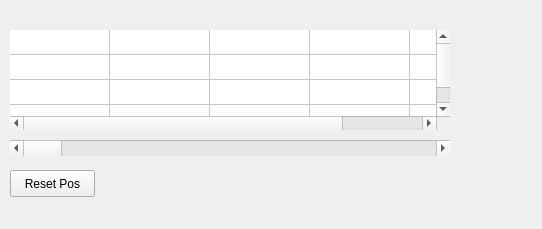
<?xml version="1.0" encoding="UTF-8"?>
<ui version="4.0">
 <class>HujoonGUIWidget</class>
 <widget class="QWidget" name="HujoonGUIWidget">
  <property name="geometry">
   <rect>
    <x>0</x>
    <y>0</y>
    <width>542</width>
    <height>229</height>
   </rect>
  </property>
  <property name="sizePolicy">
   <sizepolicy hsizetype="Minimum" vsizetype="Minimum">
    <horstretch>0</horstretch>
    <verstretch>0</verstretch>
   </sizepolicy>
  </property>
  <property name="minimumSize">
   <size>
    <width>0</width>
    <height>0</height>
   </size>
  </property>
  <property name="maximumSize">
   <size>
    <width>16777215</width>
    <height>16777215</height>
   </size>
  </property>
  <property name="windowTitle">
   <string>Hujoon</string>
  </property>
  <widget class="QScrollBar" name="hzScrl_LED">
   <property name="geometry">
    <rect>
     <x>10</x>
     <y>140</y>
     <width>440</width>
     <height>16</height>
    </rect>
   </property>
   <property name="orientation">
    <enum>Qt::Horizontal</enum>
   </property>
  </widget>
  <widget class="QTableWidget" name="table_motorstate">
   <property name="geometry">
    <rect>
     <x>10</x>
     <y>30</y>
     <width>440</width>
     <height>100</height>
    </rect>
   </property>
   <property name="sizePolicy">
    <sizepolicy hsizetype="Minimum" vsizetype="Minimum">
     <horstretch>0</horstretch>
     <verstretch>0</verstretch>
    </sizepolicy>
   </property>
   <property name="frameShape">
    <enum>QFrame::NoFrame</enum>
   </property>
   <property name="frameShadow">
    <enum>QFrame::Plain</enum>
   </property>
   <property name="autoScroll">
    <bool>true</bool>
   </property>
   <property name="rowCount">
    <number>4</number>
   </property>
   <property name="columnCount">
    <number>5</number>
   </property>
   <attribute name="horizontalHeaderVisible">
    <bool>false</bool>
   </attribute>
   <attribute name="horizontalHeaderDefaultSectionSize">
    <number>100</number>
   </attribute>
   <attribute name="horizontalHeaderHighlightSections">
    <bool>false</bool>
   </attribute>
   <attribute name="horizontalHeaderMinimumSectionSize">
    <number>20</number>
   </attribute>
   <attribute name="verticalHeaderVisible">
    <bool>false</bool>
   </attribute>
   <attribute name="verticalHeaderDefaultSectionSize">
    <number>25</number>
   </attribute>
   <attribute name="verticalHeaderHighlightSections">
    <bool>false</bool>
   </attribute>
   <attribute name="verticalHeaderMinimumSectionSize">
    <number>20</number>
   </attribute>
   <row/>
   <row/>
   <row/>
   <row/>
   <column/>
   <column/>
   <column/>
   <column/>
   <column/>
  </widget>
  <widget class="QPushButton" name="Btn_Action">
   <property name="geometry">
    <rect>
     <x>10</x>
     <y>170</y>
     <width>85</width>
     <height>27</height>
    </rect>
   </property>
   <property name="text">
    <string>Reset Pos</string>
   </property>
  </widget>
 </widget>
 <resources/>
 <connections/>
</ui>
